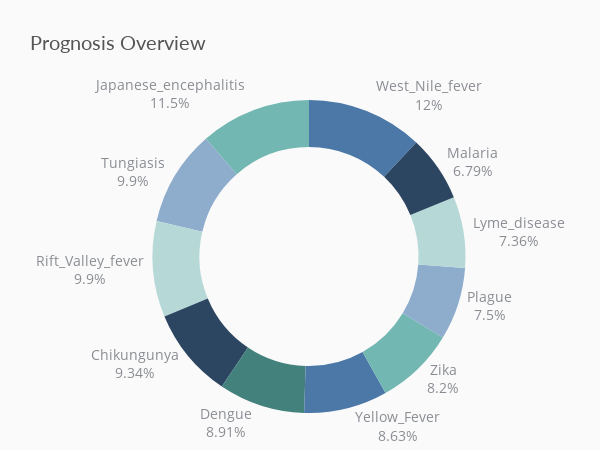

Notebook source saved alongside this figure:
### Code cell
from plotly.offline import init_notebook_mode, iplot

init_notebook_mode(connected=True)  
fig2 = px.pie(train, names='prognosis', 
             height=450, width=600, 
             hole=0.7, 
             title='Prognosis Overview',
                   color_discrete_sequence=['#4c78a8', '#72b7b2'])
fig2.update_traces(hovertemplate=None, textposition='outside', textinfo='percent+label', rotation=0)
fig2.update_layout(margin=dict(t=100, b=30, l=0, r=0), showlegend=False,
                        plot_bgcolor='#fafafa', paper_bgcolor='#fafafa',
                        title_font=dict(size=20, color='#555', family="Lato, sans-serif"),
                        font=dict(size=14, color='#8a8d93'),
                        hoverlabel=dict(bgcolor="#444", font_size=13, font_family="Lato, sans-serif"))
fig2.show()

### Figure 1 — Plotly figure (JSON) as saved in the notebook; plotly's stock layout.template omitted (floating-point values rounded to 4 significant figures; data arrays with more than 128 entries replaced by an {"elided": "..."} marker saying what was removed)
{"data": [{"domain": {"x": [0, 1], "y": [0, 1]}, "hole": 0.7, "labels": {"elided": "707 str values"}, "legendgroup": "", "name": "", "rotation": 0, "showlegend": true, "textinfo": "percent+label", "textposition": "outside", "type": "pie"}], "layout": {"font": {"color": "#8a8d93", "size": 14}, "height": 450, "hoverlabel": {"bgcolor": "#444", "font": {"family": "Lato, sans-serif", "size": 13}}, "legend": {"tracegroupgap": 0}, "margin": {"b": 30, "l": 0, "r": 0, "t": 100}, "paper_bgcolor": "#fafafa", "piecolorway": ["#4c78a8", "#72b7b2"], "plot_bgcolor": "#fafafa", "showlegend": false, "title": {"font": {"color": "#555", "family": "Lato, sans-serif", "size": 20}, "text": "Prognosis Overview"}, "width": 600}}
